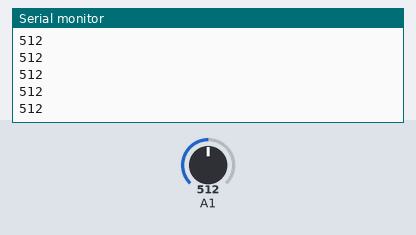
A sketch run on a simulated Arduino Uno, built with avr-gcc and run on an emulated ATmega328P. Shown: the last lines printed to the serial monitor. The test bench sets the inputs (shaded band); at power-on: A1 = 512.

Above: at 1.2 s.
1.3 s: A1 set to 716
At 1.8 s:
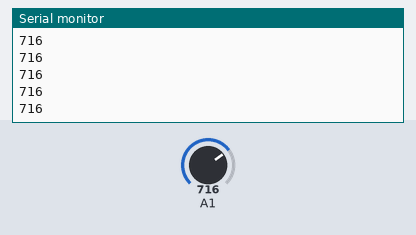
2.8 s: A1 set to 900
At 3.3 s:
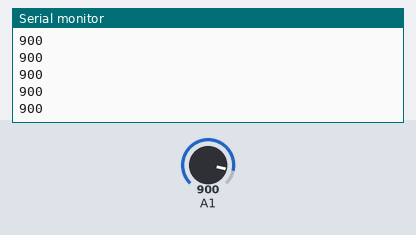
Timing chart, 0 to 5.8 s (numbered marks = the images above; inputs shaded):
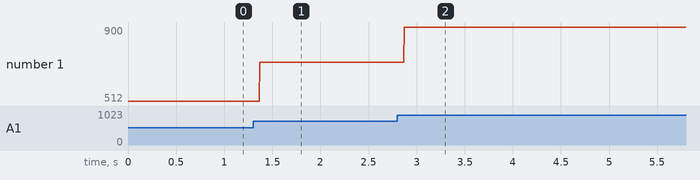

The sketch:

light_sensor.ino
```cpp
void setup() {
  Serial.begin(9600); // Start Serial.
}

void loop() {
  int A = analogRead(A1);
  Serial.println(A);// Display serial results in serial monitor


}
```

Measured:
- after the input at 1.3 s, the serial monitor: prints a new line after 0.07 s (image 1)
- after the input at 2.8 s, the serial monitor: prints a new line after 0.07 s (image 2)
- plotted number 1: 512 → 716 after the input at 1.3 s, 716 → 900 after the input at 2.8 s
